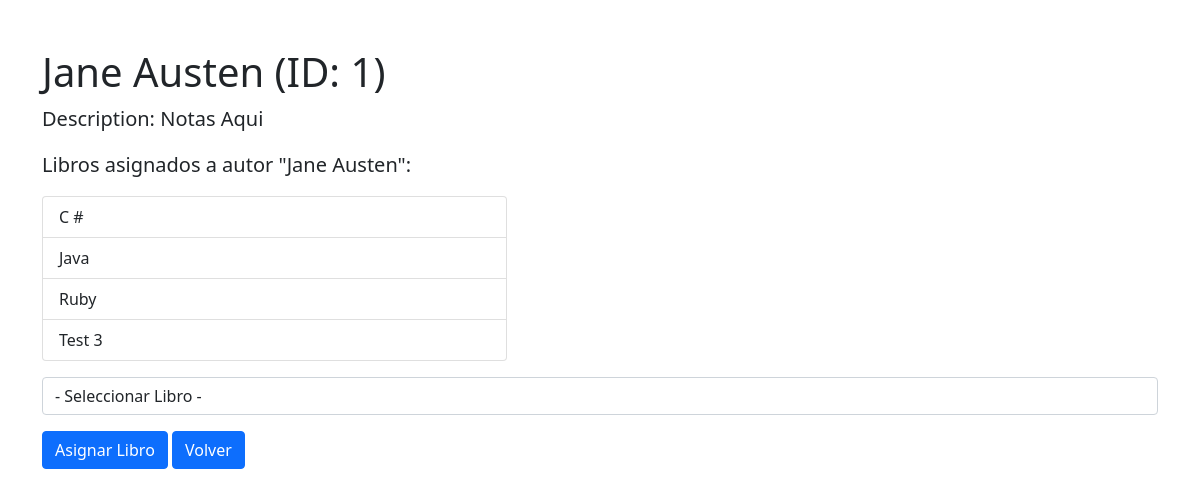
Screenshot of /authors/1 with the database file from the repository.
### books_authors_app/models.py (models this page shows, shortened)
class Author(models.Model):
    first_name = models.CharField(max_length=255)
    last_name = models.CharField(max_length=255)
    notes = models.CharField(max_length=255, default='Notas Aqui')
    books = models.ManyToManyField(Book, related_name="authors")
    created_at = models.DateTimeField(auto_now_add=True)
    updated_at = models.DateTimeField(auto_now=True)

class Book(models.Model):
    title = models.CharField(max_length=255)
    desc = models.CharField(max_length=255)
    created_at = models.DateTimeField(auto_now_add=True)
    updated_at = models.DateTimeField(auto_now=True)

### books_authors_app/views.py (the view)
# urls.py: path('authors/<int:id>', views.ver_autor, name="ver_autor"),
def ver_autor(request, id):
    context = {
        "all_books": Book.objects.all(),
        "author": Author.objects.get(id=id)
    }
    return render(request, 'ver_autor.html', context)

### books_authors_app/templates/ver_autor.html (shortened to what this page needs)
<!DOCTYPE html>
<html lang="en">
<head>
    {% load static %}
    <link rel="stylesheet" href="{% static 'css/bootstrap.min.css' %}">
</head>
<body>
    <div class="container mt-5">
        <h1>{{author.first_name}} {{author.last_name}} (ID: {{author.id}})</h1>
        <p class="lead">Description: <b>{{author.notes}}</b></p>
        <p class="lead">Libros asignados a autor "{{author.first_name}} {{author.last_name}}":</p>
        <ul class="list-group col-5">
            {% for book in author.books.all %}
                <li class="list-group-item">{{book.title}}</li>
            {% endfor %}
        </ul>
        <form action="agregar_libro/{{author.id}}" method="post" class="mt-3">
            <select name="book_id" class="form-control">
                <option disabled selected> - Seleccionar Libro - </option>
            </select>
            <input type="submit" value="Asignar Libro" class="btn btn-primary mt-3">
            <a href="/" class="btn btn-primary mt-3">Volver</a>
        </form>
    </div>
</body>
</html>

### rows the page displays
Author: first_name "Jane", last_name "Austen", id "1", notes "Notas Aqui"
Book: title "C #"
Book: title "Java"
Book: title "Ruby"
Book: title "Test 3"
